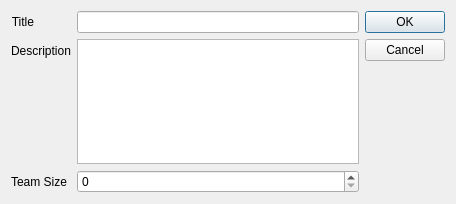
<?xml version="1.0" encoding="UTF-8"?>
<ui version="4.0">
 <class>EditTeamConfigurationsDialog</class>
 <widget class="QDialog" name="EditTeamConfigurationsDialog">
  <property name="windowModality">
   <enum>Qt::WindowModal</enum>
  </property>
  <property name="geometry">
   <rect>
    <x>0</x>
    <y>0</y>
    <width>456</width>
    <height>204</height>
   </rect>
  </property>
  <property name="windowTitle">
   <string>Edit Project</string>
  </property>
  <layout class="QGridLayout" name="gridLayout_2">
   <item row="0" column="2">
    <widget class="QDialogButtonBox" name="buttonBox">
     <property name="orientation">
      <enum>Qt::Vertical</enum>
     </property>
     <property name="standardButtons">
      <set>QDialogButtonBox::Cancel|QDialogButtonBox::Ok</set>
     </property>
    </widget>
   </item>
   <item row="0" column="1">
    <layout class="QFormLayout" name="formLayout">
     <property name="fieldGrowthPolicy">
      <enum>QFormLayout::AllNonFixedFieldsGrow</enum>
     </property>
     <item row="2" column="0">
      <widget class="QLabel" name="label">
       <property name="text">
        <string>Team Size</string>
       </property>
      </widget>
     </item>
     <item row="2" column="1">
      <widget class="QSpinBox" name="teamSizeSpinBox"/>
     </item>
     <item row="0" column="0">
      <widget class="QLabel" name="label_2">
       <property name="text">
        <string>Title</string>
       </property>
       <property name="alignment">
        <set>Qt::AlignRight|Qt::AlignTrailing|Qt::AlignVCenter</set>
       </property>
      </widget>
     </item>
     <item row="0" column="1">
      <widget class="QLineEdit" name="txtTitle"/>
     </item>
     <item row="1" column="1">
      <widget class="QTextEdit" name="txtDescription"/>
     </item>
     <item row="1" column="0">
      <widget class="QLabel" name="label_3">
       <property name="text">
        <string>Description</string>
       </property>
      </widget>
     </item>
    </layout>
   </item>
  </layout>
 </widget>
 <resources/>
 <connections>
  <connection>
   <sender>buttonBox</sender>
   <signal>accepted()</signal>
   <receiver>EditTeamConfigurationsDialog</receiver>
   <slot>accept()</slot>
   <hints>
    <hint type="sourcelabel">
     <x>248</x>
     <y>254</y>
    </hint>
    <hint type="destinationlabel">
     <x>157</x>
     <y>274</y>
    </hint>
   </hints>
  </connection>
  <connection>
   <sender>buttonBox</sender>
   <signal>rejected()</signal>
   <receiver>EditTeamConfigurationsDialog</receiver>
   <slot>reject()</slot>
   <hints>
    <hint type="sourcelabel">
     <x>316</x>
     <y>260</y>
    </hint>
    <hint type="destinationlabel">
     <x>286</x>
     <y>274</y>
    </hint>
   </hints>
  </connection>
 </connections>
</ui>
